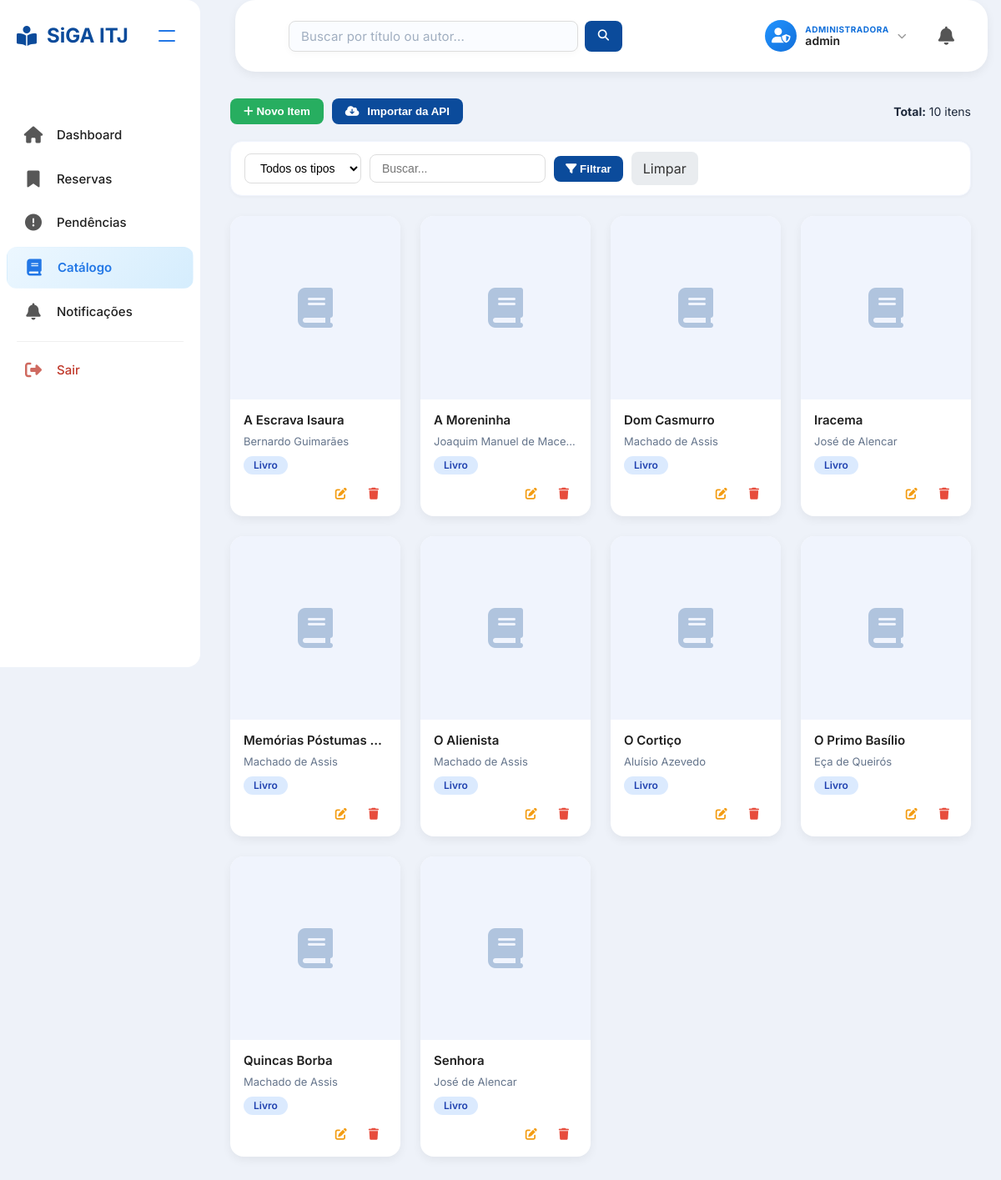
The page /adm/catalogo_adm.php (signed in) on the database its author committed.
### tables this page shows
CREATE TABLE `catalogo` (
  `id_catalogo` int(11) NOT NULL,
  `titulo` varchar(255) NOT NULL,
  `autor` varchar(255) DEFAULT NULL,
  `tipo` enum('livro','revista','tcc') NOT NULL,
  `editora` varchar(255) DEFAULT NULL,
  `ano_publicacao` int(11) DEFAULT NULL,
  `isbn` varchar(20) DEFAULT NULL,
  `descricao` text DEFAULT NULL,
  `quantidade` int(11) DEFAULT 1,
  `localizacao` varchar(50) DEFAULT NULL,
  `capa_url` varchar(255) DEFAULT NULL,
  `data_cadastro` timestamp NOT NULL DEFAULT current_timestamp()
);

### adm/catalogo_adm.php (the view, shortened to what this page needs)
<?php
require_once __DIR__ . '/../includes/config.php';
$config_classes = $GLOBALS['config_classes'] ?? '';
$nome_bibliotecaria = $_SESSION['admin_nome'] ?? 'Bibliotecária';
$db = null;
if (isset($conn)) $db = $conn;
elseif (isset($conexao)) $db = $conexao;
elseif (isset($pdo)) $db = $pdo;
$porPagina = 20;
$paginaAtual = isset($_GET['pagina']) ? max(1, (int)$_GET['pagina']) : 1;
$offset = ($paginaAtual - 1) * $porPagina;
$filtroBusca = isset($_GET['busca']) ? trim($_GET['busca']) : '';
$where = "1=1";
$params = [];
$countSql = "SELECT COUNT(*) as total FROM catalogo WHERE $where";
if ($db instanceof mysqli) {
    $stmt = $db->prepare($countSql);
    $stmt->execute();
    $result = $stmt->get_result();
    $total = $result->fetch_assoc()['total'];
} else {
    $stmt = $db->prepare($countSql);
    $stmt->execute($params);
    $total = $stmt->fetchColumn();
}
$sql = "SELECT * FROM catalogo WHERE $where ORDER BY titulo ASC LIMIT ? OFFSET ?";
if ($db instanceof mysqli) {
    $stmt = $db->prepare($sql);
    $params[] = $porPagina;
    $params[] = $offset;
    $types = str_repeat('s', count($params) - 2) . 'ii';
    $stmt->bind_param($types, ...$params);
    $stmt->execute();
    $result = $stmt->get_result();
    $itens = $result->fetch_all(MYSQLI_ASSOC);
} else {
    $stmt = $db->prepare($sql);
    $stmt->execute(array_merge($params, [$porPagina, $offset]));
    $itens = $stmt->fetchAll(PDO::FETCH_ASSOC);
}
?>
<!DOCTYPE html>
<html lang="pt-BR">
<head>
    <link rel="stylesheet" href="https://cdnjs.cloudflare.com/ajax/libs/font-awesome/6.5.0/css/all.min.css">
    <link rel="stylesheet" href="../assets/css/dashboard_adm.css">
    <link rel="stylesheet" href="../assets/css/catalogo_adm.css">
</head>
<body class="<?= $config_classes ?>">
    <aside class="sidebar" id="sidebar">
        <div class="sidebar-header">
            <div class="sidebar-logo">
                <i class="fas fa-book-reader"></i>
                <span>SiGA ITJ</span>
            </div>
            <button class="collapse-icon" id="collapseBtn" title="Recolher menu">
                <span></span>
                <span></span>
            </button>
        </div>
        <nav class="sidebar-nav" id="sidebar-nav">
            <a href="dashboard_adm.php" class="nav-item">
                <i class="fas fa-home"></i>
                <span>Dashboard</span>
            </a>
            <a href="reservas_adm.php" class="nav-item">
                <i class="fas fa-bookmark"></i>
                <span>Reservas</span>
            </a>
            <a href="pendencias_adm.php" class="nav-item">
                <i class="fas fa-exclamation-circle"></i>
                <span>Pendências</span>
            </a>
            <a href="catalogo_adm.php" class="nav-item active">
                <i class="fas fa-book"></i>
                <span>Catálogo</span>
            </a>
            <a href="notificacoes_adm.php" class="nav-item">
                <i class="fas fa-bell"></i>
                <span>Notificações</span>
            </a>
            <div class="nav-divider"></div>
            <a href="logout_adm.php" class="nav-item nav-logout">
                <i class="fas fa-sign-out-alt"></i>
                <span>Sair</span>
            </a>
        </nav>
    </aside>
    <div class="main-content">
        <header class="top-header">
            <div class="search-container" style="flex:1; max-width:400px;">
                <form method="GET" action="catalogo_adm.php" style="display:flex; gap:8px; width:100%;">
                    <input type="text" name="busca" placeholder="Buscar por título ou autor..." value="<?= htmlspecialchars($filtroBusca) ?>" style="flex:1; padding:8px 14px; border:1px solid #ddd; border-radius:8px;">
                    <button type="submit" style="padding:8px 16px; background:#0b4b9b; color:white; border:none; border-radius:8px; cursor:pointer;"><i class="fas fa-search"></i></button>
                </form>
            </div>
            <div class="header-right">
                <div class="admin-profile" id="admin-profile-btn">
                    <div class="admin-avatar"><i class="fas fa-user-shield"></i></div>
                    <div class="admin-info">
                        <span class="admin-label">Administradora</span>
                        <strong class="admin-name"><?= htmlspecialchars($nome_bibliotecaria) ?></strong>
                    </div>
                    <i class="fas fa-chevron-down admin-chevron"></i>
                </div>
                <div class="notification-container">
                    <button class="notification-btn" id="notification-btn" title="Notificações">
                        <i class="fas fa-bell"></i>
                    </button>
                </div>
            </div>
        </header>
        <main class="dashboard-main">
            <div class="catalogo-actions">
                <div class="left">
                    <button class="btn-cadastrar" id="btn-novo-item"><i class="fas fa-plus"></i> Novo Item</button>
                    <form method="POST" style="display:inline;" onsubmit="return confirm('Isso importará até 1000 itens da Google Books (idioma português). Pode demorar alguns segundos. Continuar?');">
                        <button type="submit" name="importar_api" class="btn-import"><i class="fas fa-cloud-download-alt"></i> Importar da API</button>
                    </form>
                </div>
                <div>
                    <span style="font-size:14px; color:#1e293b;"><strong>Total:</strong> <?= $total ?> itens</span>
                </div>
            </div>
            <div class="filtros-container">
                <form method="GET" action="catalogo_adm.php" style="display:flex; flex-wrap:wrap; gap:10px; align-items:center; width:100%;">
                    <select name="tipo">
                        <option value="">Todos os tipos</option>
                    </select>
                    <input type="text" name="busca" placeholder="Buscar..." value="<?= htmlspecialchars($filtroBusca) ?>">
                    <button type="submit"><i class="fas fa-filter"></i> Filtrar</button>
                    <a href="catalogo_adm.php" style="padding:8px 14px; background:#e9ecef; border-radius:8px; text-decoration:none; color:#333;">Limpar</a>
                </form>
            </div>
            <?php if (empty($itens)): ?>
                <div class="empty-state">
                    <i class="fas fa-box-open"></i>
                    <h3>Nenhum item encontrado</h3>
                    <p>Cadastre novos itens ou importe da API.</p>
                </div>
            <?php else: ?>
                <div class="catalogo-grid">
                    <?php foreach ($itens as $item): ?>
                        <div class="catalogo-card" data-id="<?= $item['id_catalogo'] ?>">
                            <div class="card-capa">
                            </div>
                            <div class="card-info">
                                <h4 title="<?= htmlspecialchars($item['titulo']) ?>"><?= htmlspecialchars($item['titulo']) ?></h4>
                                <p class="autor"><?= htmlspecialchars($item['autor']) ?></p>
                                <span class="tipo-badge tipo-<?= $item['tipo'] ?>"><?= ucfirst($item['tipo']) ?></span>
                                <div class="card-actions">
                                    <button class="btn-editar" onclick="abrirModalEdicao(<?= $item['id_catalogo'] ?>)"><i class="fas fa-edit"></i></button>
                                    <button class="btn-excluir" onclick="excluirItem(<?= $item['id_catalogo'] ?>, '<?= addslashes($item['titulo']) ?>')"><i class="fas fa-trash"></i></button>
                                </div>
                            </div>
                        </div>
                    <?php endforeach; ?>
                </div>
            <?php endif; ?>
        </main>
    </div>
</body>
</html>

### assets/css/catalogo_adm.css (style rules this page uses)
.catalogo-actions { display: flex; flex-wrap: wrap; gap: 10px; margin-bottom: 20px; align-items: center; justify-content: space-between; }
.catalogo-actions .left { display: flex; gap: 10px; flex-wrap: wrap; }
.btn-import { background: #0b4b9b; color: white; border: none; padding: 8px 16px; border-radius: 8px; cursor: pointer; font-weight: 600; transition: background 0.2s; }
.btn-import i { margin-right: 6px; }
.btn-cadastrar { background: #27ae60; color: white; border: none; padding: 8px 16px; border-radius: 8px; cursor: pointer; font-weight: 600; transition: background 0.2s; }
.filtros-container { background: white; border-radius: 14px; padding: 12px 16px; margin-bottom: 24px; border: 1px solid #f0f4fd; box-shadow: 0 1px 4px rgba(0,0,0,0.04); }
.filtros-container select, .filtros-container input { padding: 8px 14px; border: 1px solid #ddd; border-radius: 8px; font-size: 14px; background: white; }
.filtros-container button { padding: 8px 14px; border: none; border-radius: 8px; background: #0b4b9b; color: white; cursor: pointer; font-weight: 600; }
.catalogo-grid { display: grid; grid-template-columns: repeat(auto-fill, minmax(180px, 1fr)); gap: 24px; margin: 20px 0; }
.catalogo-card { background: white; border-radius: 16px; overflow: hidden; box-shadow: 0 4px 12px rgba(0,0,0,0.06); transition: transform 0.2s, box-shadow 0.2s; cursor: pointer; }
.card-capa { height: 220px; background: #f0f4fd; display: flex; align-items: center; justify-content: center; overflow: hidden; }
.card-info { padding: 14px 16px; }
.card-info h4 { font-size: 15px; font-weight: 600; margin: 0 0 4px 0; white-space: nowrap; overflow: hidden; text-overflow: ellipsis; }
.card-info .autor { font-size: 13px; color: #64748b; margin: 0 0 8px 0; white-space: nowrap; overflow: hidden; text-overflow: ellipsis; }
.tipo-badge { display: inline-block; padding: 2px 12px; border-radius: 20px; font-size: 12px; font-weight: 600; }
.tipo-livro { background: #dbeafe; color: #1e40af; }
.card-actions { display: flex; gap: 6px; margin-top: 10px; justify-content: flex-end; }
.card-actions button { border: none; background: transparent; padding: 6px 10px; border-radius: 6px; cursor: pointer; font-size: 14px; transition: background 0.2s; }
.btn-editar { color: #f39c12; }
.btn-excluir { color: #e74c3c; }

### rows shown on the page
catalogo: titulo "A Escrava Isaura", autor "Bernardo Guimarães", tipo "Livro"
catalogo: titulo "A Moreninha", autor "Joaquim Manuel de Mace…", tipo "Livro"
catalogo: titulo "Dom Casmurro", autor "Machado de Assis", tipo "Livro"
catalogo: titulo "Iracema", autor "José de Alencar", tipo "Livro"
catalogo: titulo "Memórias Póstumas…", autor "Machado de Assis", tipo "Livro"
catalogo: titulo "O Alienista", autor "Machado de Assis", tipo "Livro"
catalogo: titulo "O Cortiço", autor "Aluísio Azevedo", tipo "Livro"
catalogo: titulo "O Primo Basílio", autor "Eça de Queirós", tipo "Livro"
catalogo: titulo "Quincas Borba", autor "Machado de Assis", tipo "Livro"
catalogo: titulo "Senhora", autor "José de Alencar", tipo "Livro"

### other values the page prints
$nome_bibliotecaria "admin"
$total "10"
